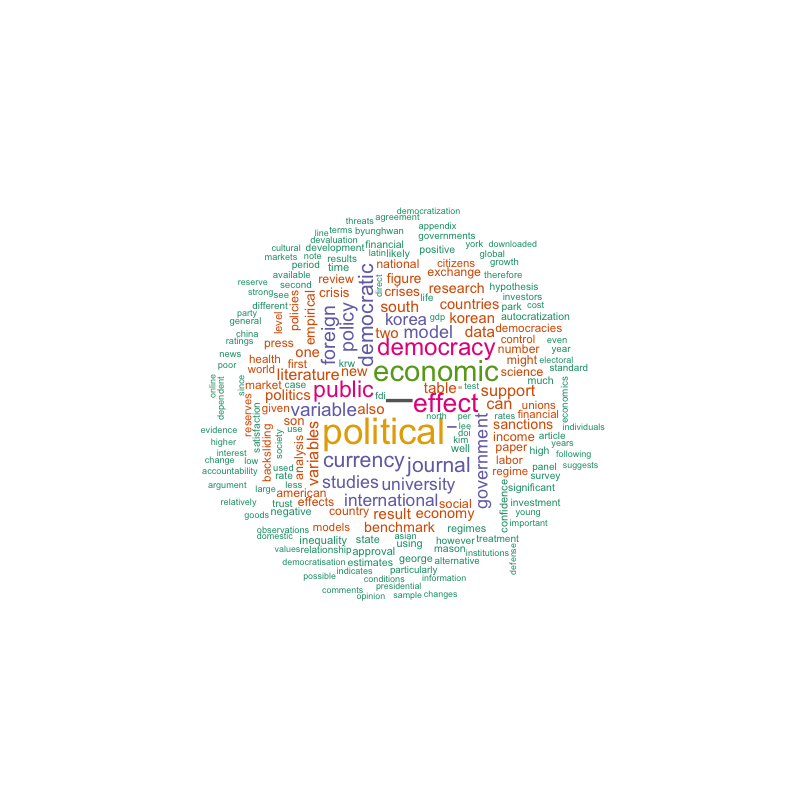

Write the R code that produced this figure.
library(pdftools)
library(tm)
library(wordcloud)
library(RColorBrewer)

# Set the folder path containing the PDF files
folder <- '/Users/bson3/My Drive/PDFs/mine/'

# List all PDF files in the folder
pdf_files <- list.files(folder, pattern = "\\.pdf$", full.names = TRUE)

# Initialize a list to store text from each PDF
text_list <- list()

# Loop through all PDF files and extract text
for (file in pdf_files) {
  text <- pdf_text(file) # Extract text from the PDF
  text_list <- c(text_list, text) # Append text to the list
}

# Combine all text into a single Corpus
corpus <- Corpus(VectorSource(text_list))

# Text preprocessing
corpus <- tm_map(corpus, content_transformer(tolower)) # Convert to lowercase
corpus <- tm_map(corpus, removePunctuation) # Remove punctuation
corpus <- tm_map(corpus, removeNumbers) # Remove numbers
corpus <- tm_map(corpus, removeWords, stopwords("en")) # Remove stop words
corpus <- tm_map(corpus, stripWhitespace) # Remove extra whitespaces

# Create a Term-Document Matrix
tdm <- TermDocumentMatrix(corpus)
matrix <- as.matrix(tdm)
word_freq <- sort(rowSums(matrix), decreasing = TRUE)

# Create a data frame for word frequencies
word_freq_df <- data.frame(word = names(word_freq), freq = word_freq)

# File name for saving the word cloud
output_image <- "wordcloud.png"

# Save the word cloud as an image
png(filename = output_image, width = 800, height = 800)

set.seed(1234) # For reproducibility
wordcloud(
  words = word_freq_df$word,
  freq = word_freq_df$freq,
  min.freq = 2, # Minimum frequency of words to include
  max.words = 200, # Maximum number of words
  random.order = FALSE, # Words ordered by frequency
  colors = brewer.pal(8, "Dark2")
)

dev.off() # Close the graphics device